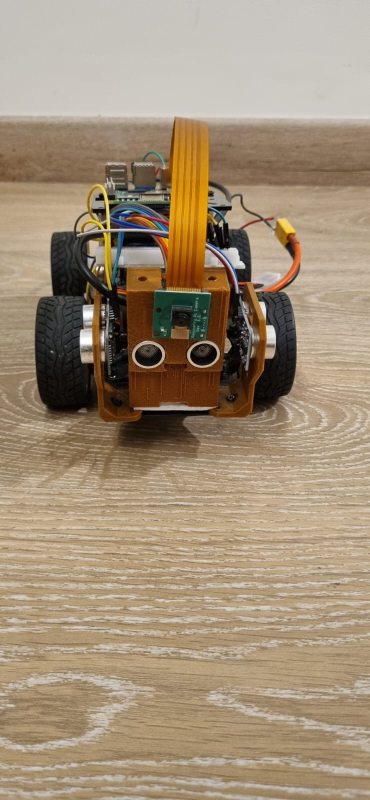
#> input picture v-photos/Model front view.jpeg, 739 x 1600 px (shown at 1/2 size)
$ python -i object_detection_histogram.py.py   (imports and definitions only)
#> lines starting #> are read from the running program, lines starting #| are printed output that depends on the picture; after the words box and inside, x2 and y2 are one past the last pixel; in counts of white or black regions, pixels touching at a corner belong together
#> further down, picture is the input picture: shape (1600, 739, 3); mean B, G, R 119.1, 142.8, 161.3
import cv2
import numpy as np
import concurrent.futures
import time
import subprocess

def detect_red_histogram(image):
    # Advanced preprocessing with CLAHE approach
    lab = cv2.cvtColor(image, cv2.COLOR_BGR2LAB)
#> lab: shape (1600, 739, 3); mean of channels 0, 1, 2 152.7, 131.8, 143.2
    l, a, b = cv2.split(lab)
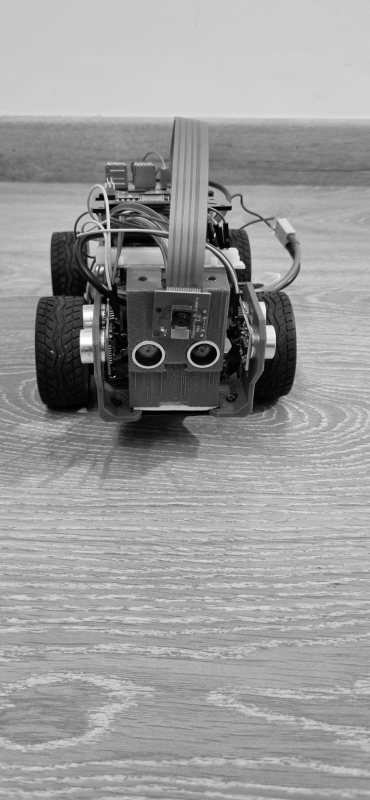
#> l: shape (1600, 739) (shown at 1/2 size); min 0, max 255, mean 152.7
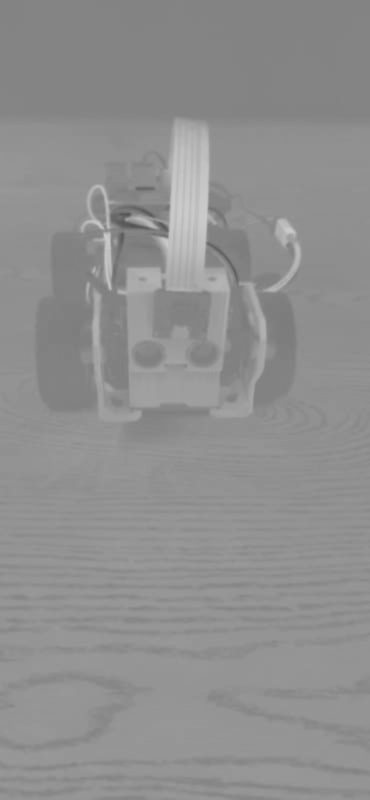
#> b: shape (1600, 739) (shown at 1/2 size); min 84, max 204, mean 143.2
    clahe = cv2.createCLAHE(clipLimit=3.0, tileGridSize=(8,8))
    cl = clahe.apply(l)
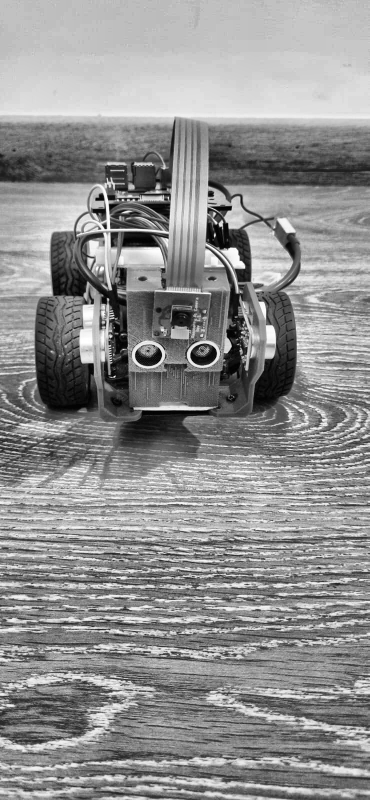
#> cl: shape (1600, 739) (shown at 1/2 size); min 0, max 255, mean 143.8
    enhanced_lab = cv2.merge((cl,a,b))
#> enhanced_lab: shape (1600, 739, 3); mean of channels 0, 1, 2 143.8, 131.8, 143.2
    enhanced_image = cv2.cvtColor(enhanced_lab, cv2.COLOR_LAB2BGR)
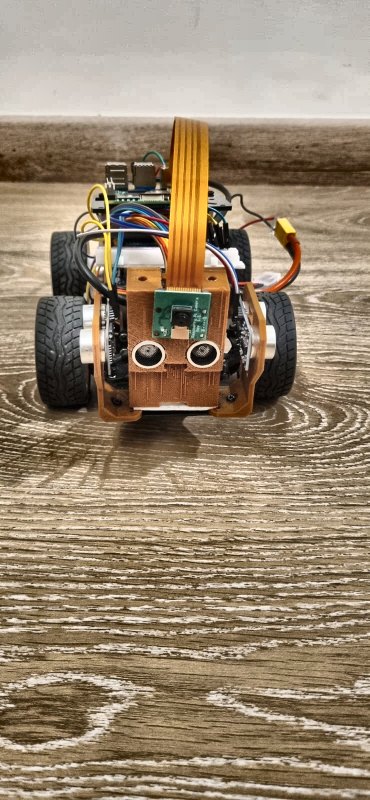
#> enhanced_image: shape (1600, 739, 3) (shown at 1/2 size); mean B, G, R 111.4, 134.5, 152.4

    hsv = cv2.cvtColor(enhanced_image, cv2.COLOR_BGR2HSV)
#> hsv: shape (1600, 739, 3); mean H, S, V 19.9, 79.9, 152.9

    kernel = np.ones((5,5), np.uint8)
    hsv = cv2.morphologyEx(hsv, cv2.MORPH_CLOSE, kernel)
#> hsv: shape (1600, 739, 3); mean H, S, V 21.2, 87.4, 165.3
    hsv = cv2.morphologyEx(hsv, cv2.MORPH_OPEN, kernel)
#> hsv: shape (1600, 739, 3); mean H, S, V 20.7, 83.9, 161.5

    lower_red1 = np.array([0, 40, 40])
    upper_red1 = np.array([10, 255, 255])
    lower_red2 = np.array([170, 40, 40])
    upper_red2 = np.array([180, 255, 255])

    mask1 = cv2.inRange(hsv, lower_red1, upper_red1)
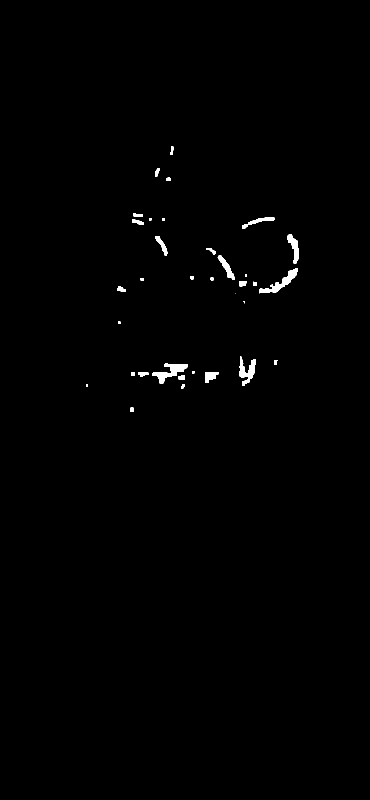
#> mask1: shape (1600, 739) (shown at 1/2 size); 0.6% white; 34 white regions (4 under 20 px), largest, box (x1, y1, x2, y2) and area: (304, 727, 375, 767) 1134, (518, 536, 596, 587) 1030, (478, 713, 512, 772) 894
    mask2 = cv2.inRange(hsv, lower_red2, upper_red2)
#> mask2: shape (1600, 739); 0.02% white; 6 white regions (3 under 20 px), largest, box (x1, y1, x2, y2) and area: (462, 560, 471, 577) 129, (307, 435, 323, 443) 116, (478, 632, 484, 639) 20
    mask = mask1 | mask2
#> mask: shape (1600, 739); 0.62% white; 37 white regions (5 under 20 px), largest, box (x1, y1, x2, y2) and area: (304, 727, 375, 767) 1134, (518, 536, 596, 587) 1030, (478, 713, 512, 772) 903

    hist = cv2.calcHist([hsv], [0, 1], mask, [180, 256], [0, 180, 0, 256])
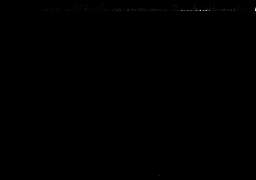
#> hist: shape (180, 256) float32; min 0, max 245, mean 0.2
    cv2.normalize(hist, hist, 0, 255, cv2.NORM_MINMAX)
#> hist: shape (180, 256) float32; 1.8% of pixels changed, all inside (x1, y1, x2, y2) = (40, 2, 256, 179)

    backproj = cv2.calcBackProject([hsv], [0, 1], hist, [0, 180, 0, 256], 1)

    _, thresh = cv2.threshold(backproj, 50, 255, cv2.THRESH_BINARY)
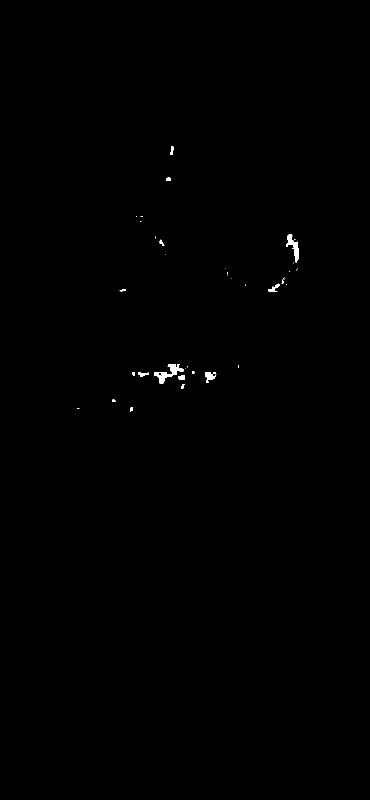
#> thresh: shape (1600, 739) (shown at 1/2 size); 0.21% white; 44 white regions (29 under 20 px)

    contours, _ = cv2.findContours(thresh, cv2.RETR_EXTERNAL, cv2.CHAIN_APPROX_SIMPLE)
#> contours = 44 contours, 31 with area under 20; largest, box (x1, y1, x2, y2) and area: (309, 728, 367, 767) 684, (573, 468, 598, 525) 490, (411, 744, 430, 766) 194, (537, 567, 560, 583) 96, (357, 750, 370, 760) 92

    if contours and max(cv2.contourArea(c) for c in contours) > 500:
        max_contour = max(contours, key=cv2.contourArea)
#> max_contour = contour of 75 points, box (x1, y1, x2, y2) (309, 728, 367, 767), area 684
        x, y, w, h = cv2.boundingRect(max_contour)
#> x = 309; y = 728; w = 58; h = 39
        return True, (x, y, w, h)
    return False, None

# [84 lines left out: functions detect_green_histogram, main, not called in this run]

# [2 lines not run here, left out]

>>> import cv2
>>> picture = cv2.imread('../v-photos/Model front view.jpeg')
>>> result = detect_red_histogram(picture)
#> result = (True, (309, 728, 58, 39))

$ run again, on v-photos/Model side l-view.jpeg
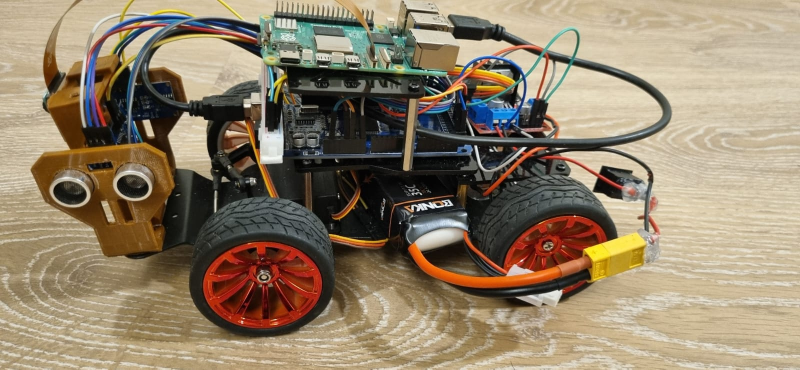
#> input picture v-photos/Model side l-view.jpeg, 1600 x 739 px (shown at 1/2 size)
#> picture is the input picture: shape (739, 1600, 3); mean B, G, R 106, 129, 144.8
#> lab: shape (739, 1600, 3); mean of channels 0, 1, 2 137.3, 131.1, 142.7
#> enhanced_lab: shape (739, 1600, 3); mean of channels 0, 1, 2 136.6, 131.1, 142.7
#> mask1: shape (739, 1600); 5.6% white; 72 white regions, largest, box (x1, y1, x2, y2) and area: (404, 480, 647, 659) 31909, (929, 427, 1216, 550) 16131, (828, 520, 1125, 579) 2973
#> mask2: shape (739, 1600); 0.05% white; 11 white regions (1 under 20 px), largest, box (x1, y1, x2, y2) and area: (958, 249, 971, 260) 126, (406, 56, 428, 63) 123, (984, 262, 994, 268) 50
#> in detect_red_histogram, `cv2.normalize(hist, hist, 0, 255, cv2.NORM_MINMAX)`:
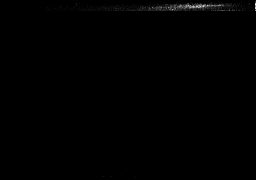
#> hist: shape (180, 256) float32; min 0, max 255, mean 0.9
#> in detect_red_histogram, `_, thresh = cv2.threshold(backproj, 50, 255, cv2.THRESH_BINARY)`:
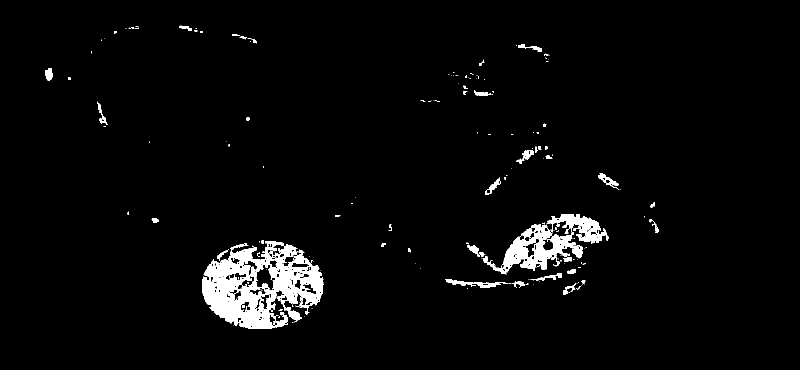
#> thresh: shape (739, 1600) (shown at 1/2 size); 3.2% white; 226 white regions (169 under 20 px)
#> contours = 208 contours, 164 with area under 20; largest, box (x1, y1, x2, y2) and area: (404, 488, 647, 658) 25452, (965, 448, 1166, 549) 7780, (1093, 428, 1217, 487) 2729, (890, 558, 1016, 575) 545, (1196, 347, 1237, 377) 388
#> max_contour = contour of 870 points, box (x1, y1, x2, y2) (404, 488, 647, 658), area 25452
#> x = 404; y = 488; w = 243; h = 170
#> result = (True, (404, 488, 243, 170))

$ run again, on v-photos/Model side r-view.jpeg
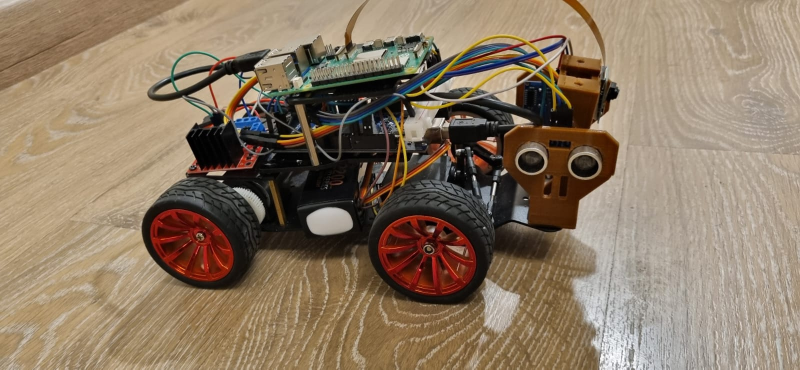
#> input picture v-photos/Model side r-view.jpeg, 1600 x 739 px (shown at 1/2 size)
#> picture is the input picture: shape (739, 1600, 3); mean B, G, R 99.8, 120.5, 138.9
#> lab: shape (739, 1600, 3); mean of channels 0, 1, 2 130.2, 132.3, 142.1
#> enhanced_lab: shape (739, 1600, 3); mean of channels 0, 1, 2 133, 132.3, 142.1
#> mask1: shape (739, 1600); 5.2% white; 69 white regions (10 under 20 px), largest, box (x1, y1, x2, y2) and area: (753, 427, 953, 592) 23602, (299, 415, 472, 565) 18240, (375, 283, 526, 351) 3038
#> mask2: shape (739, 1600); 0.05% white; 17 white regions (8 under 20 px), largest, box (x1, y1, x2, y2) and area: (855, 466, 874, 484) 176, (768, 255, 777, 265) 65, (774, 508, 781, 516) 55
#> mask: shape (739, 1600); 5.3% white; 76 white regions (14 under 20 px), largest, box (x1, y1, x2, y2) and area: (753, 427, 953, 592) 23859, (299, 415, 472, 565) 18240, (375, 283, 526, 351) 3133
#> in detect_red_histogram, `cv2.normalize(hist, hist, 0, 255, cv2.NORM_MINMAX)`:
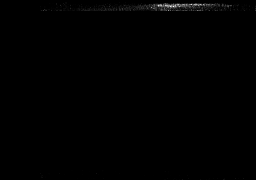
#> hist: shape (180, 256) float32; min 0, max 255, mean 0.9
#> in detect_red_histogram, `_, thresh = cv2.threshold(backproj, 50, 255, cv2.THRESH_BINARY)`:
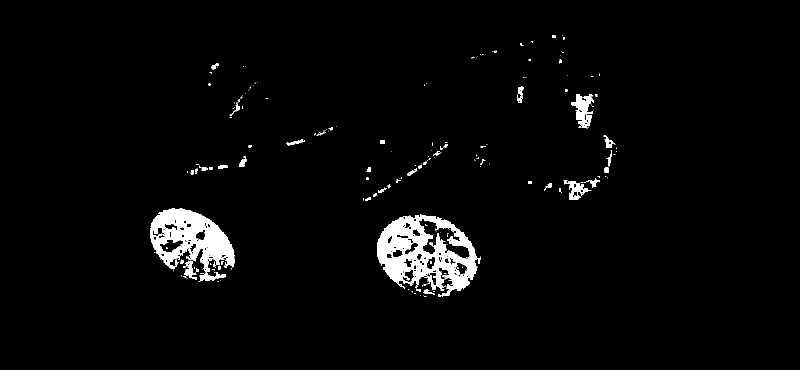
#> thresh: shape (739, 1600) (shown at 1/2 size); 2.9% white; 246 white regions (183 under 20 px)
#> contours = 222 contours, 178 with area under 20; largest, box (x1, y1, x2, y2) and area: (754, 429, 961, 591) 21592, (300, 417, 469, 545) 13094, (1143, 188, 1188, 255) 1564, (1139, 362, 1183, 400) 660, (399, 545, 440, 562) 312
#> max_contour = contour of 605 points, box (x1, y1, x2, y2) (754, 429, 961, 591), area 21592
#> x = 754; y = 429; w = 207; h = 162
#> result = (True, (754, 429, 207, 162))
